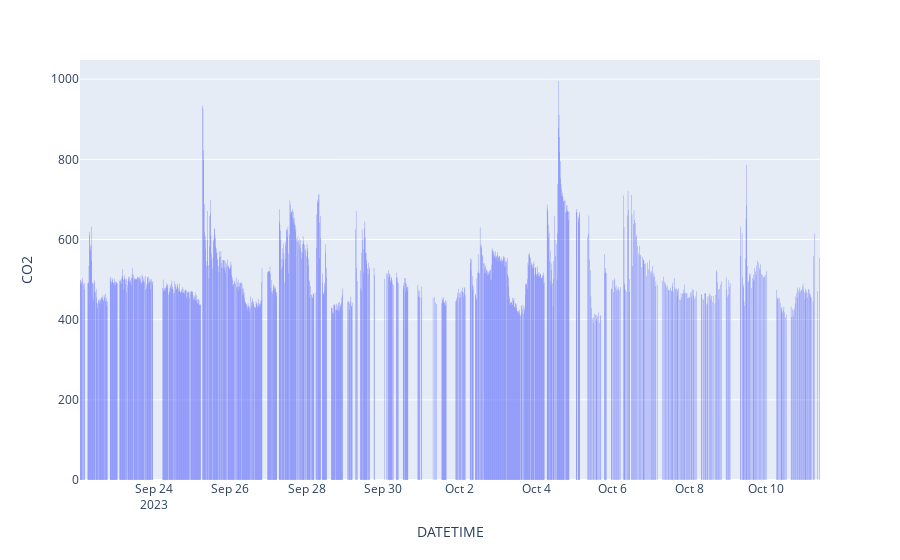

This figure's notebook cell:
### Code cell
k = choice(rb)
print(k)
fig = (
    data[k]# data["Rønbækskolen_D.09"]
    .pipe(merge_dt, date="DATE", time="TIME", name="DATETIME")
    # [lambda d: d["DATETIME"] < pd.to_datetime("2023-04-01", format="%Y-%m-%d")]
    .plot.bar(
        x="DATETIME",
        y="CO2",
        # title="CO2",
    
    )
)
fig.update_traces(dict(marker_line_width=0))
fig

### Figure 1 — Plotly figure (JSON) as saved in the notebook; plotly's stock layout.template omitted (floating-point values rounded to 4 significant figures; data arrays with more than 128 entries replaced by an {"elided": "..."} marker saying what was removed)
{"data": [{"alignmentgroup": "True", "hovertemplate": "DATETIME=%{x}<br>CO2=%{y}<extra></extra>", "legendgroup": "", "marker": {"color": "#636efa", "line": {"width": 0}, "pattern": {"shape": ""}}, "name": "", "offsetgroup": "", "orientation": "v", "showlegend": false, "textposition": "auto", "type": "bar", "x": {"elided": "1127 str values"}, "xaxis": "x", "y": {"elided": "1127 float values"}, "yaxis": "y"}], "layout": {"barmode": "relative", "legend": {"tracegroupgap": 0}, "margin": {"t": 60}, "xaxis": {"anchor": "y", "domain": [0, 1], "title": {"text": "DATETIME"}}, "yaxis": {"anchor": "x", "domain": [0, 1], "title": {"text": "CO2"}}}}
